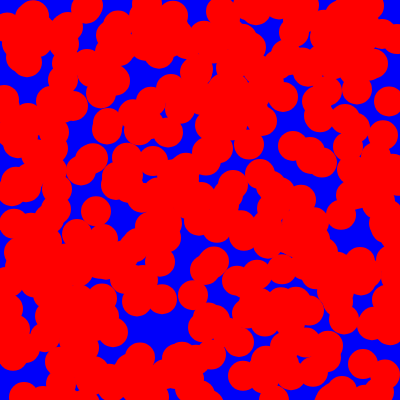
Frame 1 (no input)
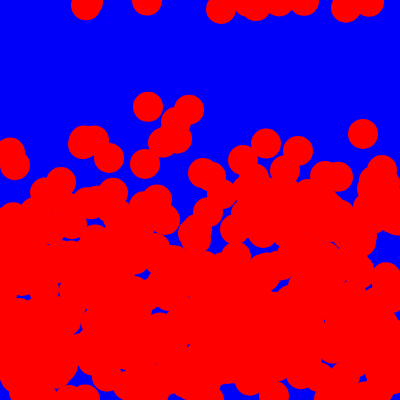
Frame 60 (no input)
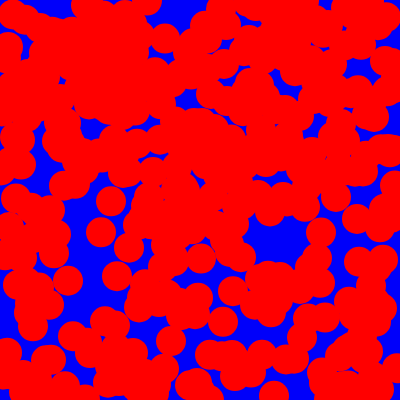
Frame 120 (the mouse pressed at the canvas centre since frame 60)

The p5.js sketch that drew these frames (run headless with seeded random() and noise() and a simulated clock; from frame 60 on, the mouse is pressed at the canvas centre):

// p5.js sketch
// ── sketch.js
let xs = [];      // positions horizontales (fixes)
let ys = [];      // positions verticales (qui bougent)
let vits = [];    // vitesses verticales
let taille = 30;

function setup() {
  createCanvas(400, 400);

  for (let x = 1; x < width; x += 1) {
    xs.push(x);
    ys.push(random(height));     // départ au hasard
    vits.push(random(2, 5));     // vitesse au hasard
  }
}

function draw() {
  background(0, 0, 250);
  noStroke();
  fill(255, 0, 0);

  for (let i = 0; i < xs.length; i++) {
    ys[i] = ys[i] + vits[i];

    // rebond UNIQUEMENT sur l'axe vertical (haut / bas)
    if (ys[i] > height - taille / 2 || ys[i] < taille / 2) {
      vits[i] = vits[i] * -1;
    }

    circle(xs[i], ys[i], taille);
  }
}
